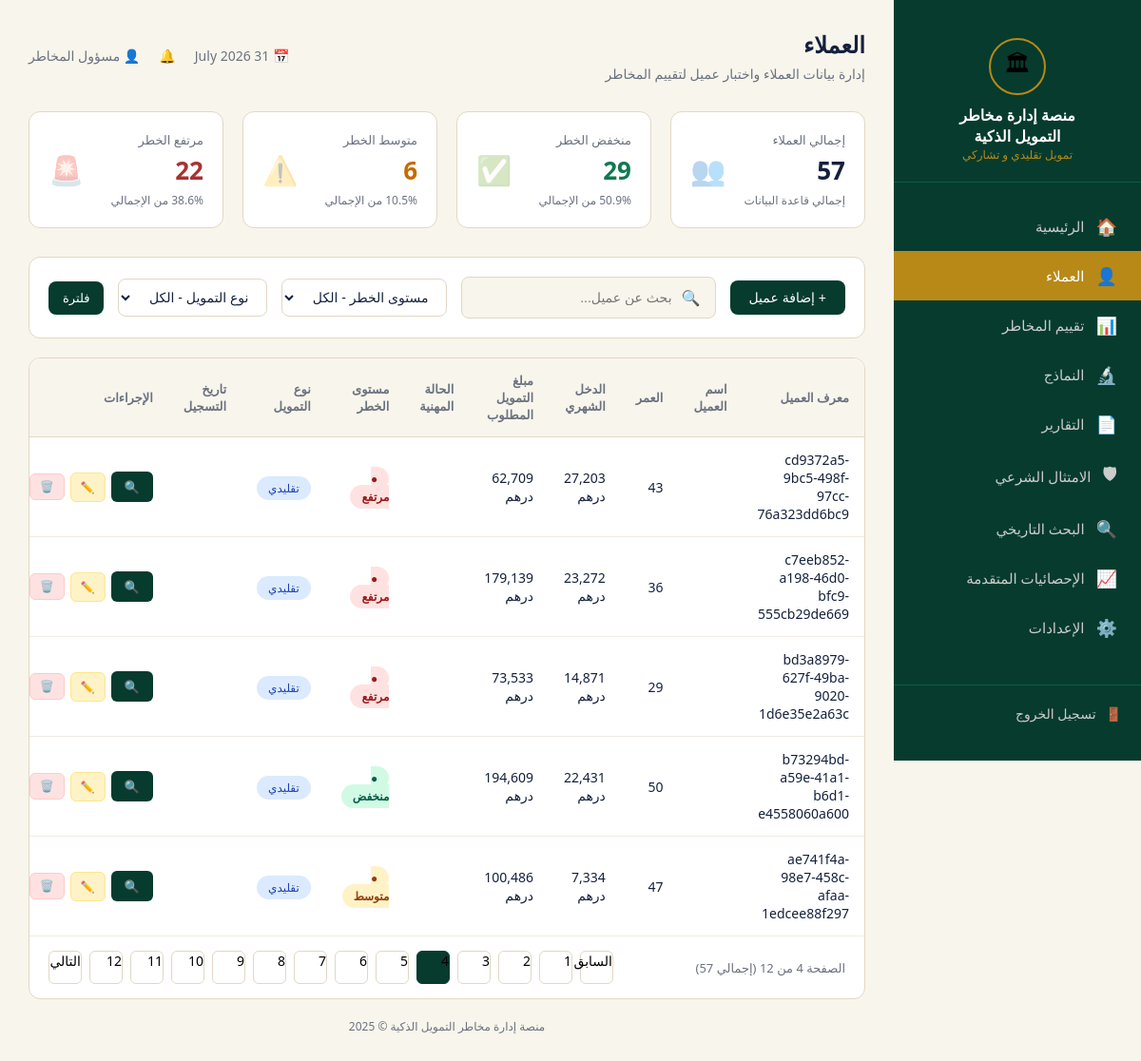
Screenshot of /clients?page=4&search=&risk=الكل&type=الكل (signed in) with the database file from the repository.
### tables this page shows
CREATE TABLE clients (
                id TEXT PRIMARY KEY,
                data TEXT
            );

### app.py (the view)
@app.route('/clients')
@login_required
def clients():
    date_str = datetime.now().strftime("%d %B %Y")
    search = request.args.get('search', '').lower()
    risk_filter = request.args.get('risk', 'الكل')
    type_filter = request.args.get('type', 'الكل')
    page = int(request.args.get('page', 1))
    clients_list = get_all_clients()
    filtered_clients = clients_list
    if search:
        filtered_clients = [c for c in filtered_clients if search in c['id'].lower() or search in c.get('job', '').lower()]
    if risk_filter != 'الكل':
        filtered_clients = [c for c in filtered_clients if c.get('risk_level') == risk_filter]
    if type_filter != 'الكل':
        filtered_clients = [c for c in filtered_clients if c.get('finance_type') == type_filter]
    total = len(clients_list)
    low = sum(1 for c in clients_list if c.get('risk_level') == 'منخفض')
    mid = sum(1 for c in clients_list if c.get('risk_level') == 'متوسط')
    high = sum(1 for c in clients_list if c.get('risk_level') == 'مرتفع')
    stats = {
        'total': total, 'low': low, 'mid': mid, 'high': high,
        'low_pct': round((low/total)*100, 1) if total else 0,
        'mid_pct': round((mid/total)*100, 1) if total else 0,
        'high_pct': round((high/total)*100, 1) if total else 0,
    }
    per_page = 5
    total_pages = max(1, (len(filtered_clients) + per_page - 1) // per_page)
    page = max(1, min(page, total_pages))
    start_idx = (page - 1) * per_page
    end_idx = start_idx + per_page
    paginated_clients = filtered_clients[start_idx:end_idx]
    return render_template('clients.html', clients=paginated_clients, stats=stats, date=date_str,
                           current_page=page, total_pages=total_pages, search=search, risk=risk_filter, type=type_filter)

### app.py (called while the page is built)
def get_db_connection():
    conn = sqlite3.connect(DB_FILE)
    conn.row_factory = sqlite3.Row
    return conn

def get_all_clients():
    if USE_FIREBASE and db:
        try:
            docs = db.collection('clients').order_by('id', direction=firestore.Query.DESCENDING).stream(timeout=5.0)
            return [doc.to_dict() for doc in docs]
        except Exception as e:
            print(f"Firestore get_all_clients error (timing out/offline): {e}")
    try:
        conn = get_db_connection()
        cursor = conn.cursor()
        cursor.execute("SELECT data FROM clients ORDER BY id DESC")
        rows = cursor.fetchall()
        conn.close()
        return [json.loads(row['data']) for row in rows]
    except Exception as e:
        print(f"SQLite get_all_clients error: {e}")
        return []

def login_required(f):
    @wraps(f)
    def decorated_function(*args, **kwargs):
        if 'logged_in' not in session:
            return redirect(url_for('login'))
        return f(*args, **kwargs)
    return decorated_function

### templates/clients.html (shortened to what this page needs)
{% extends 'base.html' %}
{% block content %}
<div class="topbar">
    <div>
        <h1>العملاء</h1>
        <p>إدارة بيانات العملاء واختبار عميل لتقييم المخاطر</p>
    </div>
    <div class="info">
        <span>📅 {{ date }}</span>
        <span>🔔</span>
        <span>👤 مسؤول المخاطر</span>
    </div>
</div>
<div class="stats">
    <div class="stat-card total">
        <div class="left">
            <div class="label">إجمالي العملاء</div>
            <div class="value">{{ stats.total }}</div>
            <div class="sub">إجمالي قاعدة البيانات</div>
        </div>
        <div class="icon">👥</div>
    </div>
    <div class="stat-card green">
        <div class="left">
            <div class="label">منخفض الخطر</div>
            <div class="value">{{ stats.low }}</div>
            <div class="sub">{{ stats.low_pct }}% من الإجمالي</div>
        </div>
        <div class="icon">✅</div>
    </div>
    <div class="stat-card orange">
        <div class="left">
            <div class="label">متوسط الخطر</div>
            <div class="value">{{ stats.mid }}</div>
            <div class="sub">{{ stats.mid_pct }}% من الإجمالي</div>
        </div>
        <div class="icon">⚠️</div>
    </div>
    <div class="stat-card red">
        <div class="left">
            <div class="label">مرتفع الخطر</div>
            <div class="value">{{ stats.high }}</div>
            <div class="sub">{{ stats.high_pct }}% من الإجمالي</div>
        </div>
        <div class="icon">🚨</div>
    </div>
</div>
<form method="GET" action="{{ url_for('clients') }}" class="filters">
    <button type="button" class="btn-add" onclick="document.getElementById('addModal').style.display='flex'">+ إضافة عميل</button>
    <div class="search-box">
        <span>🔍</span>
        <input type="text" name="search" placeholder="بحث عن عميل..." value="{{ search }}">
    </div>
    <select class="filter-select" name="risk">
        <option value="الكل" {% if risk == 'الكل' %}selected{% endif %}>مستوى الخطر - الكل</option>
    </select>
    <select class="filter-select" name="type">
        <option value="الكل" {% if type == 'الكل' %}selected{% endif %}>نوع التمويل - الكل</option>
    </select>
    <button type="submit" class="btn-assess" style="padding: 10px 15px; border-radius: 8px;">فلترة</button>
</form>
<div class="table-card">
    <table>
        <thead>
            <tr>
                <th>معرف العميل</th>
                <th>اسم العميل</th>
                <th>العمر</th>
                <th>الدخل الشهري</th>
                <th>مبلغ التمويل المطلوب</th>
                <th>الحالة المهنية</th>
                <th>مستوى الخطر</th>
                <th>نوع التمويل</th>
                <th>تاريخ التسجيل</th>
                <th>الإجراءات</th>
            </tr>
        </thead>
        <tbody>
            {% for client in clients %}
            <tr>
                <td>{{ client.id }}</td>
                <td>{{ client.name }}</td>
                <td>{{ client.age }}</td>
                <td>{{ "{:,.0f}".format(client.income) }} درهم</td>
                <td>{{ "{:,.0f}".format(client.loan_amount) }} درهم</td>
                <td>{{ client.job }}</td>
                <td>
                    {% if client.risk_level == 'منخفض' %}
                        <span class="badge-risk low">● منخفض</span>
                    {% elif client.risk_level == 'متوسط' %}
                        <span class="badge-risk mid">● متوسط</span>
                    {% else %}
                        <span class="badge-risk high">● مرتفع</span>
                    {% endif %}
                </td>
                <td>
                    {% if client.finance_type == 'تشاركي' %}
                        <span class="badge-type part">تشاركي</span>
                    {% else %}
                        <span class="badge-type trad">تقليدي</span>
                    {% endif %}
                </td>
                <td>{{ client.date }}</td>
                <td>
                    <div class="action-btns">
                        <a class="btn-assess" href="{{ url_for('risk_assessment_client', client_id=client.id) }}" title="تقييم المخاطر">🔍</a>
                        <a class="btn-edit-sm" href="{{ url_for('edit_client_route', client_id=client.id) }}" title="تعديل">✏️</a>
                        <button class="btn-delete-sm" onclick="confirmDelete('{{ client.id }}')" title="حذف">🗑️</button>
                    </div>
                </td>
            </tr>
            {% endfor %}
        </tbody>
    </table>
    <div class="pagination">
        <div class="page-info">الصفحة {{ current_page }} من {{ total_pages }} (إجمالي {{ stats.total }})</div>
        <div class="pages">
            {% if current_page > 1 %}
            <a href="{{ url_for('clients', page=current_page-1, search=search, risk=risk, type=type) }}" class="page-btn" style="text-decoration:none; color:inherit;">السابق</a>
            {% endif %}
            {% for p in range(1, total_pages + 1) %}
            <a href="{{ url_for('clients', page=p, search=search, risk=risk, type=type) }}" class="page-btn {% if p == current_page %}active{% endif %}" style="text-decoration:none; color:inherit;">{{ p }}</a>
            {% endfor %}
            {% if current_page < total_pages %}
            <a href="{{ url_for('clients', page=current_page+1, search=search, risk=risk, type=type) }}" class="page-btn" style="text-decoration:none; color:inherit;">التالي</a>
            {% endif %}
        </div>
    </div>
</div>
{% endblock %}

### static/CSS/style.css (style rules this page uses)
* { margin: 0; padding: 0; box-sizing: border-box; }
body { font-family: 'Segoe UI', Tahoma, sans-serif; background: #F8F5EC; display: flex; }
.topbar { display: flex; justify-content: space-between; align-items: center; margin-bottom: 30px; }
.topbar h1 { font-size: 24px; color: #14213D; margin-bottom: 5px; }
.topbar p { color: #6B7280; font-size: 14px; }
.topbar .info { display: flex; align-items: center; gap: 20px; color: #6B7280; font-size: 14px; }
.stats { display: grid; grid-template-columns: repeat(4, 1fr); gap: 20px; margin-bottom: 30px; }
.stat-card { background: white; border-radius: 12px; padding: 20px; border: 1px solid #E1D8C6; display: flex; justify-content: space-between; align-items: center; }
.stat-card .left .label, .stat-card .label { color: #6B7280; font-size: 13px; margin-bottom: 5px; }
.stat-card .left .value, .stat-card .value { font-size: 26px; font-weight: bold; }
.stat-card .left .sub, .stat-card .sub { font-size: 12px; color: #6B7280; margin-top: 5px; }
.stat-card .icon { font-size: 30px; opacity: 0.3; }
.stat-card.total .left .value, .stat-card.total .value { color: #14213D; }
.stat-card.green .left .value, .stat-card.green .value { color: #0F7A4F; }
.stat-card.orange .left .value, .stat-card.orange .value { color: #C76A00; }
.stat-card.red .left .value, .stat-card.red .value { color: #A83232; }
.filters { background: white; border-radius: 12px; padding: 20px; border: 1px solid #E1D8C6; margin-bottom: 20px; display: flex; gap: 15px; align-items: center; flex-wrap: wrap; }
.search-box { flex: 1; display: flex; align-items: center; gap: 10px; background: #F8F5EC; border: 1px solid #E1D8C6; border-radius: 8px; padding: 10px 15px; }
.search-box input { border: none; background: transparent; font-size: 14px; width: 100%; text-align: right; }
.filter-select { padding: 10px 15px; border: 1px solid #E1D8C6; border-radius: 8px; font-size: 14px; background: white; color: #14213D; }
.btn-add { padding: 10px 20px; background: #063B2E; color: white; border: none; border-radius: 8px; font-size: 14px; cursor: pointer; white-space: nowrap; }
.table-card { background: white; border-radius: 12px; border: 1px solid #E1D8C6; overflow: hidden; }
table { width: 100%; border-collapse: collapse; }
th { background: #F8F5EC; padding: 14px 16px; text-align: right; font-size: 13px; color: #6B7280; border-bottom: 1px solid #E1D8C6; }
td { padding: 14px 16px; text-align: right; font-size: 14px; color: #14213D; border-bottom: 1px solid #F0EBE0; }
.badge-risk { padding: 4px 12px; border-radius: 20px; font-size: 12px; font-weight: 600; }
.badge-risk.low { background: #D1FAE5; color: #065F46; }
.badge-risk.mid { background: #FEF3C7; color: #92400E; }
.badge-risk.high { background: #FEE2E2; color: #991B1B; }
.badge-type { padding: 4px 12px; border-radius: 20px; font-size: 12px; }
.badge-type.trad { background: #DBEAFE; color: #1E40AF; }
.btn-assess { padding: 7px 14px; background: #063B2E; color: white; border: none; border-radius: 6px; font-size: 13px; cursor: pointer; text-decoration: none; display: inline-block; }
.pagination { display: flex; justify-content: space-between; align-items: center; padding: 15px 20px; }
.pagination .pages { display: flex; gap: 8px; }
.page-btn { width: 35px; height: 35px; border: 1px solid #E1D8C6; border-radius: 6px; background: white; cursor: pointer; font-size: 14px; }
.page-btn.active { background: #063B2E; color: white; border-color: #063B2E; }
.page-info { color: #6B7280; font-size: 13px; }

### templates/clients.html (style rules this page uses)
.action-btns { display: flex; gap: 6px; align-items: center; }
.btn-edit-sm { padding: 6px 10px; background: #FEF3C7; color: #92400E; border: 1px solid #FDE68A; border-radius: 6px; font-size: 12px; cursor: pointer; text-decoration: none; white-space: nowrap; transition: all 0.2s; }
.btn-delete-sm { padding: 6px 10px; background: #FEE2E2; color: #991B1B; border: 1px solid #FECACA; border-radius: 6px; font-size: 12px; cursor: pointer; white-space: nowrap; transition: all 0.2s; }

### rows the page displays
clients: id "cd9372a5-9bc5-498f-97cc-76a323dd6bc9", age "43", income "27,203", loan_amount "62,709", shows "● مرتفع"
clients: id "c7eeb852-a198-46d0-bfc9-555cb29de669", age "36", income "23,272", loan_amount "179,139", shows "● مرتفع"
clients: id "bd3a8979-627f-49ba-9020-1d6e35e2a63c", age "29", income "14,871", loan_amount "73,533", shows "● مرتفع"
clients: id "b73294bd-a59e-41a1-b6d1-e4558060a600", age "50", income "22,431", loan_amount "194,609", shows "● منخفض"
clients: id "ae741f4a-98e7-458c-afaa-1edcee88f297", age "47", income "7,334", loan_amount "100,486", shows "● متوسط"

### other values shown
{{ stats.total }} "57"
{{ stats.low }} "29"
{{ stats.low_pct }} "50.9"
{{ stats.mid }} "6"
{{ stats.mid_pct }} "10.5"
{{ stats.high }} "22"
{{ stats.high_pct }} "38.6"
{{ current_page }} "4"
{{ p }} "1" "2" "3" "4" "5" "6" "7" "8" "9" "10" "11" "12"
